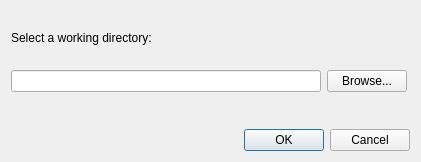
<?xml version="1.0" encoding="UTF-8"?>
<ui version="4.0">
 <class>Dialog</class>
 <widget class="QDialog" name="Dialog">
  <property name="geometry">
   <rect>
    <x>0</x>
    <y>0</y>
    <width>421</width>
    <height>162</height>
   </rect>
  </property>
  <property name="windowTitle">
   <string>Select a working directory</string>
  </property>
  <layout class="QVBoxLayout" name="verticalLayout_3">
   <item>
    <widget class="QScrollArea" name="scrollArea">
     <property name="frameShape">
      <enum>QFrame::NoFrame</enum>
     </property>
     <property name="widgetResizable">
      <bool>true</bool>
     </property>
     <widget class="QWidget" name="scrollAreaWidgetContents">
      <property name="geometry">
       <rect>
        <x>0</x>
        <y>0</y>
        <width>403</width>
        <height>107</height>
       </rect>
      </property>
      <property name="minimumSize">
       <size>
        <width>394</width>
        <height>92</height>
       </size>
      </property>
      <widget class="QWidget" name="layoutWidget">
       <property name="geometry">
        <rect>
         <x>0</x>
         <y>0</y>
         <width>396</width>
         <height>81</height>
        </rect>
       </property>
       <layout class="QVBoxLayout" name="verticalLayout_2">
        <item>
         <layout class="QVBoxLayout" name="verticalLayout">
          <item>
           <widget class="QLabel" name="label">
            <property name="text">
             <string>Select a working directory:</string>
            </property>
           </widget>
          </item>
          <item>
           <layout class="QHBoxLayout" name="horizontalLayout">
            <item>
             <widget class="QLineEdit" name="FilePathLineEdit"/>
            </item>
            <item>
             <widget class="QPushButton" name="browseButton">
              <property name="text">
               <string>Browse...</string>
              </property>
             </widget>
            </item>
           </layout>
          </item>
         </layout>
        </item>
       </layout>
      </widget>
     </widget>
    </widget>
   </item>
   <item>
    <widget class="QDialogButtonBox" name="buttonBox">
     <property name="orientation">
      <enum>Qt::Horizontal</enum>
     </property>
     <property name="standardButtons">
      <set>QDialogButtonBox::Cancel|QDialogButtonBox::Ok</set>
     </property>
    </widget>
   </item>
  </layout>
 </widget>
 <tabstops>
  <tabstop>scrollArea</tabstop>
  <tabstop>FilePathLineEdit</tabstop>
  <tabstop>browseButton</tabstop>
  <tabstop>buttonBox</tabstop>
 </tabstops>
 <resources/>
 <connections>
  <connection>
   <sender>buttonBox</sender>
   <signal>accepted()</signal>
   <receiver>Dialog</receiver>
   <slot>accept()</slot>
   <hints>
    <hint type="sourcelabel">
     <x>248</x>
     <y>254</y>
    </hint>
    <hint type="destinationlabel">
     <x>157</x>
     <y>274</y>
    </hint>
   </hints>
  </connection>
  <connection>
   <sender>buttonBox</sender>
   <signal>rejected()</signal>
   <receiver>Dialog</receiver>
   <slot>reject()</slot>
   <hints>
    <hint type="sourcelabel">
     <x>316</x>
     <y>260</y>
    </hint>
    <hint type="destinationlabel">
     <x>286</x>
     <y>274</y>
    </hint>
   </hints>
  </connection>
 </connections>
</ui>
